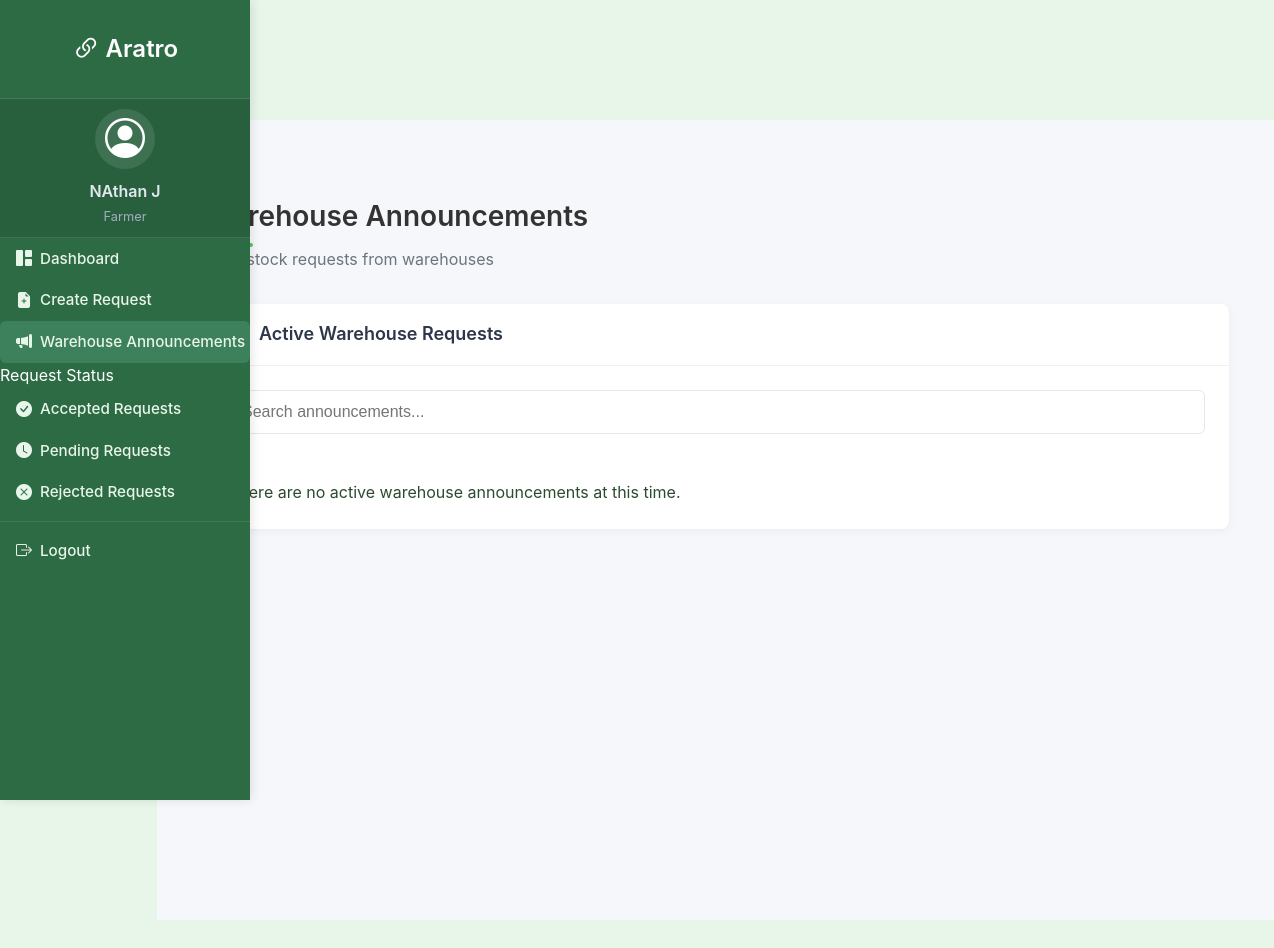
The app's page /farmer/warehouse_announcements (signed in), older data.
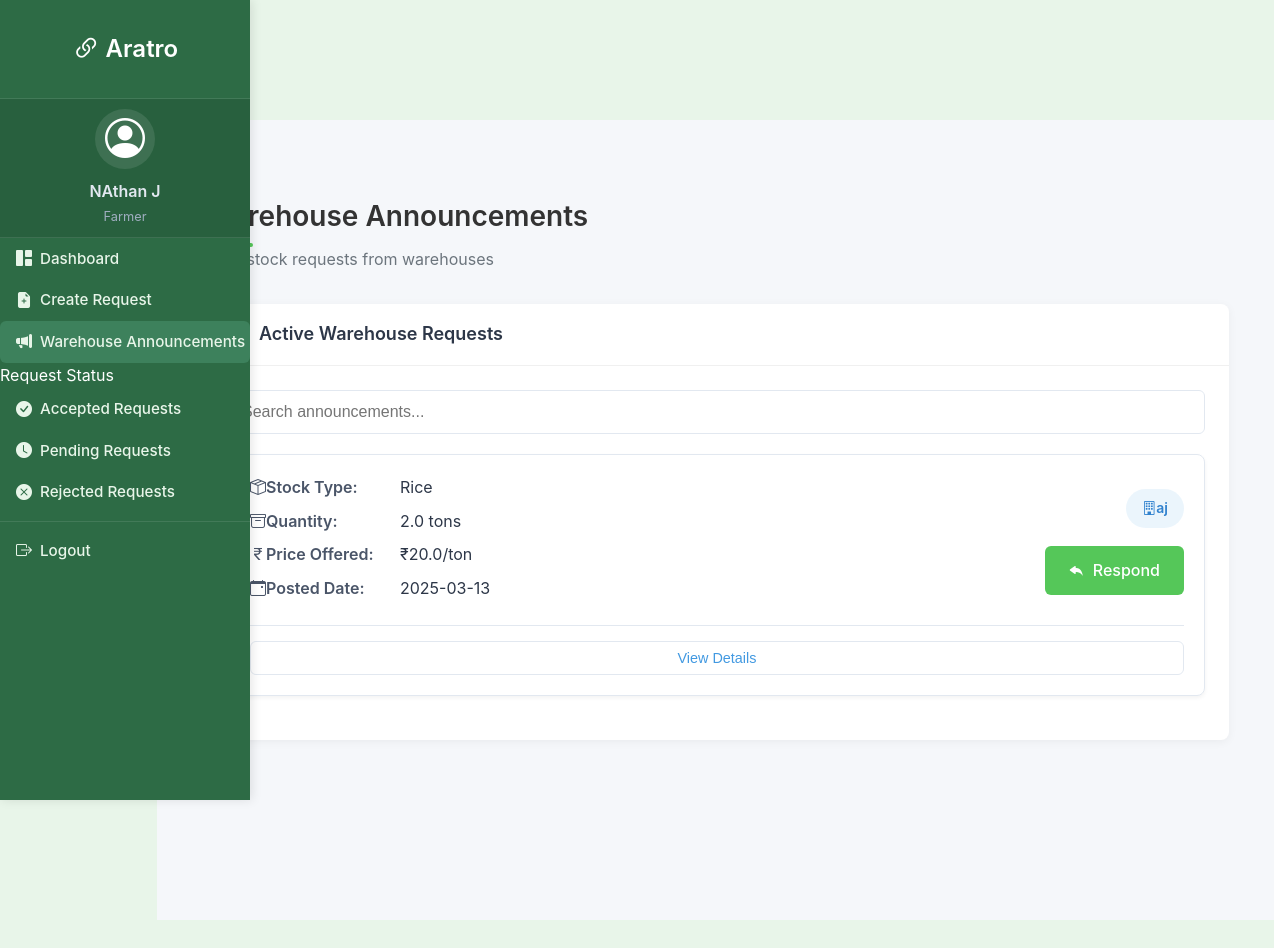
The same page, newer data.
### models.py (models this page shows, shortened)
class WarehouseRequest(db.Model):
    id = db.Column(db.Integer, primary_key=True, autoincrement=True)
    warehouse_id = db.Column(db.Integer, db.ForeignKey('warehouse.id'), nullable=False)
    stock_type = db.Column(db.String(50), nullable=False)
    quantity = db.Column(db.Float, nullable=False)
    price_per_ton = db.Column(db.Float, nullable=False)
    description = db.Column(db.Text)
    status = db.Column(db.String(20), default='open')
    date_posted = db.Column(db.DateTime, default=datetime.utcnow)
    expiry_date = db.Column(db.DateTime, nullable=False)
    blockchain_id = db.Column(db.Integer, nullable=True)  # ID on the blockchain
    blockchain_tx_hash = db.Column(db.String(66), nullable=True)  # Transaction hash on the blockchain
    warehouse = db.relationship('Warehouse', backref='warehouse_requests')

class Warehouse(db.Model):
    id = db.Column(db.Integer, primary_key=True, autoincrement=True)
    user_id = db.Column(db.Integer, db.ForeignKey('user.id'), nullable=False)
    manager_name = db.Column(db.String(100), nullable=False)
    name = db.Column(db.String(100), nullable=False)
    location = db.Column(db.String(200))
    latitude = db.Column(db.Float)
    longitude = db.Column(db.Float)
    phone_number = db.Column(db.String(20))
    warehouse_type = db.Column(db.String(20))  # 'private' or 'government'
    capacity = db.Column(db.Float)  # in tons
    available_space = db.Column(db.Float)  # in tons
    eth_address = db.Column(db.String(42), unique=True, nullable=True)  # Ethereum address for blockchain
    stocks = db.relationship('Stock', backref='warehouse', lazy=True)

### routes.py (the view)
@farmer_dashboard.route('/warehouse_announcements')
@login_required
def view_warehouse_announcements():
    if not current_user.is_authenticated or current_user.role != 'farmer':
        flash('You need to be logged in as a farmer to access this page.', 'error')
        return redirect(url_for('auth.login'))
    farmer = Farmer.query.filter_by(user_id=current_user.id).first()
    if not farmer:
        flash('Farmer not found.', 'error')
        return redirect(url_for('main.index'))
    current_date = datetime.now()
    announcements = WarehouseRequest.query.filter(
        WarehouseRequest.status == 'open',
        WarehouseRequest.expiry_date > current_date
    ).order_by(WarehouseRequest.date_posted.desc()).all()
    return render_template('farmer_warehouse_announcements.html',
                          farmer=farmer,
                          announcements=announcements)

### app.py (called while the page is built)
@login_manager.user_loader
def load_user(user_id):
    try:
        if user_id.startswith('admin_'):
            admin_id = int(user_id.split('_')[1])
            return Admin.query.get(admin_id)
        else:
            return User.query.get(int(user_id))
    except Exception as e:
        logger.error(f"Error loading user: {e}")
        return None

@app.teardown_request
def teardown_request(exception=None):
    if exception:
        try:
            db.session.rollback()
            logger.warning(f"Transaction rolled back due to exception: {str(exception)}")
        except Exception as e:
            logger.error(f"Error during rollback: {str(e)}")
    try:
        db.session.rollback()
        db.session.remove()
    except Exception as e:
        logger.error(f"Error removing session: {str(e)}")

### templates/farmer_warehouse_announcements.html (shortened to what the changed rows need)
{% extends "base.html" %}
{% block content %}
<link rel="stylesheet" href="https://cdn.jsdelivr.net/npm/bootstrap-icons@1.11.1/font/bootstrap-icons.css">
<div class="container-fluid farmer-dashboard p-0">
    <div class="row g-0">
        <div class="col-md-9 col-lg-10 main-content">
            <div class="content-wrapper">
                <div class="dashboard-header text-center">
                    <h1 class="dashboard-title">Warehouse Announcements</h1>
                </div>
                <div class="dashboard-card">
                    <div class="dashboard-card-body">
                        <div id="announcements-container">
                            {% if announcements %}
                                {% for announcement in announcements %}
                                <div class="announcement-item" data-announcement-id="{{ announcement.id }}">
                                    <div class="announcement-summary">
                                        <div class="announcement-info">
                                            <div class="info-row">
                                                <div class="info-label"><i class="bi bi-box-seam me-2"></i>
                                                    <p>Stock Type:</p></div>
                                                <div class="info-value">{{ announcement.stock_type }}</div>
                                            </div>
                                            <div class="info-row">
                                                <div class="info-label"><i class="bi bi-archive me-2"></i>Quantity:</div>
                                                <div class="info-value">{{ announcement.quantity }} tons</div>
                                            </div>
                                            <div class="info-row">
                                                <div class="info-label"><i class="bi bi-currency-rupee me-2"></i>Price Offered:</div>
                                                <div class="info-value">₹{{ announcement.price_per_ton }}/ton</div>
                                            </div>
                                            <div class="info-row">
                                                <div class="info-label"><i class="bi bi-calendar-event me-2"></i>Posted Date:</div>
                                                <div class="info-value">{{ announcement.date_posted.strftime('%Y-%m-%d') }}</div>
                                            </div>
                                        </div>
                                        <div class="announcement-actions">
                                            <div class="warehouse-badge">
                                                <i class="bi bi-building me-1"></i>
                                                {{ announcement.warehouse.name }}
                                            </div>
                                            <a href="{{ url_for('farmer_dashboard.respond_to_announcement', announcement_id=announcement.id) }}" class="btn btn-primary btn-respond mt-2">
                                                <i class="bi bi-reply-fill me-1"></i> Respond
                                            </a>
                                        </div>
                                    </div>
                                    <button class="view-details-btn" onclick="toggleDetails(this)">View Details</button>
                                </div>
                                {% endfor %}
                            {% else %}
                                <div class="alert alert-info d-flex align-items-center">
                                    <p class="mb-0">There are no active warehouse announcements at this time.</p>
                                </div>
                            {% endif %}
                        </div>
                    </div>
                </div>
            </div>
        </div>
    </div>
</div>
{% endblock %}

Row changes from the older to the newer data that the page shows:
added WarehouseRequest: stock_type "Rice", quantity "2.0", price_per_ton "20.0", date_posted "2025-03-13", warehouse.name "aj"
Text that changed along with them:
text no longer shown: "There are no active warehouse announcements at this time."
